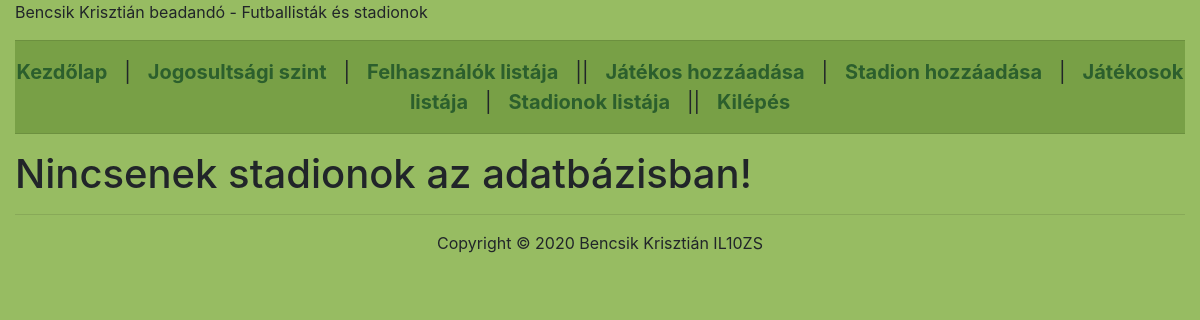
The page /index.php?P=list_stadium (signed in) on the database as committed earlier.
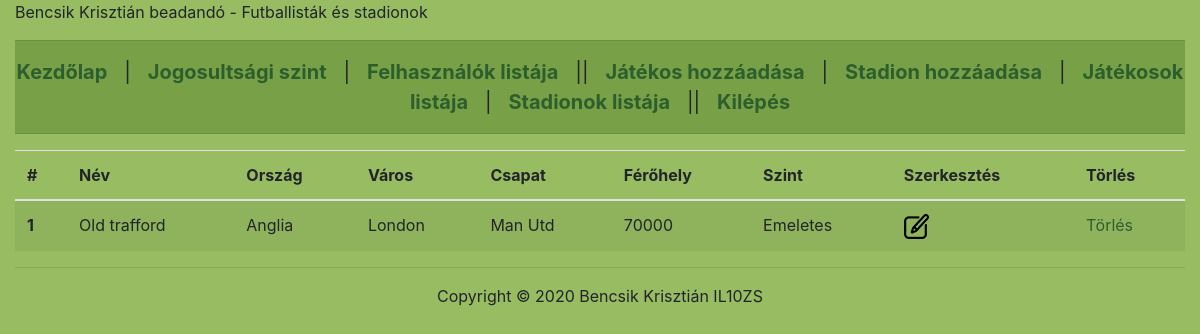
The same page on the database as committed later.
### tables this page shows
CREATE TABLE IF NOT EXISTS `stadiums` (
  `id` int(11) NOT NULL AUTO_INCREMENT,
  `name` varchar(64) NOT NULL,
  `country` varchar(64) NOT NULL,
  `city` varchar(64) NOT NULL,
  `club` varchar(64) NOT NULL,
  `capacity` int(11) NOT NULL,
  `level` tinyint(1) NOT NULL,
  PRIMARY KEY (`id`)
);

### protected/userManager.php (called while the page is built, shortened)
<?php
function IsUserLoggedIn() {
	return $_SESSION  != null && array_key_exists('uid', $_SESSION) && is_numeric($_SESSION['uid']);
}
?>

### protected/database.php (called while the page is built, shortened)
<?php
function getConnection() {
	$connection = new PDO(DB_TYPE.':host='.DB_HOST.';dbname='.DB_NAME.';',DB_USER, DB_PASS);
	$connection->exec("SET NAMES '".DB_CHARSET."'");
	return $connection;
}
function getList($queryString, $queryParams = []) {
	$connection = getConnection();
	$statement = $connection->prepare($queryString);
	$success = $statement->execute($queryParams);
	$result = $success ? $statement->fetchAll(PDO::FETCH_ASSOC) : [];
	return $result;
}
?>

### protected/stadium/list.php (the view, shortened to what this page needs)
<?php if(!isset($_SESSION['permission']) || $_SESSION['permission'] < 1) : ?>
	<h1>Page access is forbidden!</h1>
<?php else : ?>
<?php
	$query = "SELECT id, name, country, city, club, capacity, level FROM stadiums ORDER BY name ASC";
	$stadiums = getList($query);
?>
	<?php if(count($stadiums) <= 0) : ?>
		<h1>Nincsenek stadionok az adatbázisban!</h1>
	<?php else : ?>
		<table class="table table-striped">
			<thead>
				<tr>
					<th scope="col">#</th>
					<th scope="col">Név</th>
					<th scope="col">Ország</th>
					<th scope="col">Város</th>
					<th scope="col">Csapat</th>
					<th scope="col">Férőhely</th>
					<th scope="col">Szint</th>
					<th scope="col">Szerkesztés</th>
					<th scope="col">Törlés</th>
				</tr>
			</thead>
			<tbody>
				<?php $i = 0; ?>
				<?php foreach ($stadiums as $w) : ?>
					<?php $i++; ?>
					<tr>
						<th scope="row"><?=$i ?></th>
						<td><?=$w['name'] ?></td>
						<td><?=$w['country'] ?></td>
						<td><?=$w['city'] ?></td>
						<td><?=$w['club'] ?></td>
						<td><?=$w['capacity'] ?></td>
						<td><?=$w['level'] == 0 ? 'Emeletes' : 'Földszintes' ?></td>
						<td><a href="?P=edit_stadium&w=<?=$w['id'] ?>"><img src="img/edit.png"></a></td>
						<td><a href="?P=list_stadium&d=<?=$w['id'] ?>">Törlés</a></td>
					</tr>
				<?php endforeach;?>
			</tbody>
		</table>
	<?php endif; ?>
<?php endif; ?>

### index.php (shortened to what this page needs)
<!DOCTYPE html>
<html>
<head>
	<link rel="stylesheet" href="https://stackpath.bootstrapcdn.com/bootstrap/4.4.1/css/bootstrap.min.css">
	<link rel="stylesheet" type="text/css" href="<?=PUBLIC_DIR.'style.css?'.date('YmdHis', filemtime(PUBLIC_DIR.'style.css'))?>">
</head>
<body>
	<div class="container-fluid">
		<header><?php include_once PROTECTED_DIR.'header.php'; ?></header>
		<nav><?php require_once PROTECTED_DIR.'nav.php'; ?></nav>
		<content><?php require_once PROTECTED_DIR.'routing.php'; ?></content>
		<footer><?php include_once PROTECTED_DIR.'footer.php'; ?></footer>
	</div>
</body>
</html>

### protected/header.php
Bencsik Krisztián beadandó - Futballisták és stadionok

### protected/nav.php
<hr>
<a href="index.php"><b>Kezdőlap</b></a>
<?php if(!IsUserLoggedIn()) : ?>
	<span> &nbsp; | &nbsp; </span>
	<a href="index.php?P=login"><b>Belépés</b></a>
	<span> &nbsp; | &nbsp; </span>
	<a href="index.php?P=register"><b>Regisztráció</b></a>
<?php else : ?>
	<span> &nbsp; | &nbsp; </span>
	<a href="index.php?P=test"><b>Jogosultsági szint</b></a>
	<?php if(isset($_SESSION['permission']) && $_SESSION['permission'] >= 1) : ?>
		<span> &nbsp; | &nbsp; </span>
		<a href="index.php?P=users"><b>Felhasználók listája</b></a>
		<span> &nbsp; || &nbsp; </span>
		<a href="index.php?P=add_player"><b>Játékos hozzáadása</b></a>
		<span> &nbsp; | &nbsp; </span>
		<a href="index.php?P=add_stadium"><b>Stadion hozzáadása</b></a>
		<span> &nbsp; | &nbsp; </span>
		<a href="index.php?P=list_player"><b>Játékosok listája</b></a>
		<span> &nbsp; | &nbsp; </span>
		<a href="index.php?P=list_stadium"><b>Stadionok listája</b></a>
		<span> &nbsp; || &nbsp; </span>
	<?php else : ?>
		<span> &nbsp; | &nbsp; </span>
	<?php endif; ?>
	<a href="index.php?P=logout"><b>Kilépés</b></a>
<?php endif; ?>
<hr>

### protected/routing.php (shortened to what this page needs)
<?php
switch ($_GET['P']) {
	case 'list_stadium': IsUserLoggedIn() ? require_once PROTECTED_DIR.'stadium/list.php' : header('Location: index.php'); break;
}
?>

### protected/footer.php
<hr>
<center>Copyright &copy; 2020 Bencsik Krisztián IL10ZS</center>

### public/style.css (style rules this page uses)
body { background-color: #97BC62FF; }
a { color: #2C5F2D; }
nav { text-align: center; background-color: rgb(120,160,70); font-size: 20px; }

Rows that differ between the two databases and show on the page:
added stadiums: name "Old trafford", country "Anglia", city "London", club "Man Utd", capacity "70000", level "Emeletes"
Other text that changed with them:
text no longer shown: "Nincsenek stadionok az adatbázisban!"
text now shown: "# Név Ország Város Csapat Férőhely Szint Szerkesztés Törlés"
